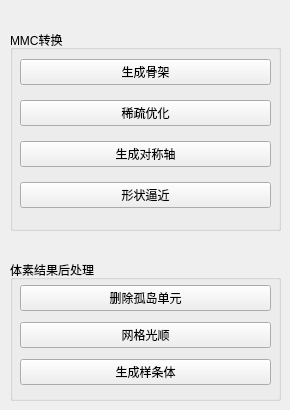
          <widget class="QWidget" name="tab_3">
           <attribute name="title">
            <string>后处理</string>
           </attribute>
           <widget class="QGroupBox" name="groupBox_12">
            <property name="geometry">
             <rect>
              <x>10</x>
              <y>30</y>
              <width>271</width>
              <height>201</height>
             </rect>
            </property>
            <property name="title">
             <string>MMC转换</string>
            </property>
            <widget class="QWidget" name="verticalLayoutWidget_2">
             <property name="geometry">
              <rect>
               <x>10</x>
               <y>20</y>
               <width>251</width>
               <height>171</height>
              </rect>
             </property>
             <layout class="QVBoxLayout" name="verticalLayout_13">
              <item>
               <widget class="QPushButton" name="MMC_GenSkel">
                <property name="text">
                 <string>生成骨架</string>
                </property>
               </widget>
              </item>
              <item>
               <widget class="QPushButton" name="MMC_Opt">
                <property name="text">
                 <string>稀疏优化</string>
                </property>
               </widget>
              </item>
              <item>
               <widget class="QPushButton" name="MMC_GenAxis">
                <property name="text">
                 <string>生成对称轴</string>
                </property>
               </widget>
              </item>
              <item>
               <widget class="QPushButton" name="MMC_appr">
                <property name="text">
                 <string>形状逼近</string>
                </property>
               </widget>
              </item>
             </layout>
            </widget>
           </widget>
           <widget class="QGroupBox" name="groupBox_13">
            <property name="geometry">
             <rect>
              <x>10</x>
              <y>260</y>
              <width>271</width>
              <height>141</height>
             </rect>
            </property>
            <property name="title">
             <string>体素结果后处理</string>
            </property>
            <widget class="QWidget" name="verticalLayoutWidget_3">
             <property name="geometry">
              <rect>
               <x>10</x>
               <y>20</y>
               <width>251</width>
               <height>111</height>
              </rect>
             </property>
             <layout class="QVBoxLayout" name="verticalLayout_14">
              <item>
               <widget class="QPushButton" name="Poster_DeleteElement">
                <property name="text">
                 <string>删除孤岛单元</string>
                </property>
               </widget>
              </item>
              <item>
               <widget class="QPushButton" name="Poster_Smooth">
                <property name="text">
                 <string>网格光顺</string>
                </property>
               </widget>
              </item>
              <item>
               <widget class="QPushButton" name="Poster_GenSpline">
                <property name="text">
                 <string>生成样条体</string>
                </property>
               </widget>
              </item>
             </layout>
            </widget>
           </widget>
          </widget>
